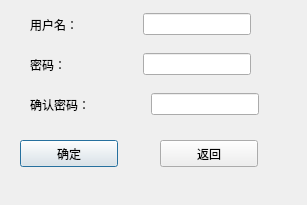
<?xml version="1.0" encoding="UTF-8"?>
<ui version="4.0">
 <class>resgister</class>
 <widget class="QDialog" name="resgister">
  <property name="geometry">
   <rect>
    <x>0</x>
    <y>0</y>
    <width>307</width>
    <height>205</height>
   </rect>
  </property>
  <property name="windowTitle">
   <string>用户注册</string>
  </property>
  <widget class="QWidget" name="layoutWidget">
   <property name="geometry">
    <rect>
     <x>30</x>
     <y>50</y>
     <width>221</width>
     <height>29</height>
    </rect>
   </property>
   <layout class="QHBoxLayout" name="horizontalLayout_2">
    <item>
     <widget class="QLabel" name="label_2">
      <property name="text">
       <string>密码：</string>
      </property>
     </widget>
    </item>
    <item>
     <widget class="QLineEdit" name="led_pwd">
      <property name="sizePolicy">
       <sizepolicy hsizetype="Fixed" vsizetype="Fixed">
        <horstretch>0</horstretch>
        <verstretch>0</verstretch>
       </sizepolicy>
      </property>
     </widget>
    </item>
   </layout>
  </widget>
  <widget class="QWidget" name="layoutWidget_2">
   <property name="geometry">
    <rect>
     <x>30</x>
     <y>90</y>
     <width>229</width>
     <height>29</height>
    </rect>
   </property>
   <layout class="QHBoxLayout" name="horizontalLayout_3">
    <item>
     <widget class="QLabel" name="label_3">
      <property name="text">
       <string>确认密码：</string>
      </property>
     </widget>
    </item>
    <item>
     <widget class="QLineEdit" name="led_repwd">
      <property name="sizePolicy">
       <sizepolicy hsizetype="Fixed" vsizetype="Fixed">
        <horstretch>0</horstretch>
        <verstretch>0</verstretch>
       </sizepolicy>
      </property>
     </widget>
    </item>
   </layout>
  </widget>
  <widget class="QPushButton" name="pushButton">
   <property name="geometry">
    <rect>
     <x>20</x>
     <y>140</y>
     <width>98</width>
     <height>27</height>
    </rect>
   </property>
   <property name="text">
    <string>确定</string>
   </property>
  </widget>
  <widget class="QPushButton" name="pushButton_2">
   <property name="geometry">
    <rect>
     <x>160</x>
     <y>140</y>
     <width>98</width>
     <height>27</height>
    </rect>
   </property>
   <property name="text">
    <string>返回</string>
   </property>
  </widget>
  <widget class="QLabel" name="icon_name">
   <property name="geometry">
    <rect>
     <x>260</x>
     <y>20</y>
     <width>21</width>
     <height>17</height>
    </rect>
   </property>
   <property name="styleSheet">
    <string notr="true"/>
   </property>
   <property name="text">
    <string/>
   </property>
  </widget>
  <widget class="QLabel" name="icon_pwd">
   <property name="geometry">
    <rect>
     <x>260</x>
     <y>60</y>
     <width>21</width>
     <height>17</height>
    </rect>
   </property>
   <property name="styleSheet">
    <string notr="true"/>
   </property>
   <property name="text">
    <string/>
   </property>
  </widget>
  <widget class="QLabel" name="icon_repwd">
   <property name="geometry">
    <rect>
     <x>260</x>
     <y>100</y>
     <width>21</width>
     <height>17</height>
    </rect>
   </property>
   <property name="styleSheet">
    <string notr="true"/>
   </property>
   <property name="text">
    <string/>
   </property>
  </widget>
  <widget class="QWidget" name="">
   <property name="geometry">
    <rect>
     <x>30</x>
     <y>10</y>
     <width>221</width>
     <height>29</height>
    </rect>
   </property>
   <layout class="QHBoxLayout" name="horizontalLayout">
    <item>
     <widget class="QLabel" name="label">
      <property name="text">
       <string>用户名：</string>
      </property>
     </widget>
    </item>
    <item>
     <widget class="QLineEdit" name="led_name">
      <property name="sizePolicy">
       <sizepolicy hsizetype="Fixed" vsizetype="Fixed">
        <horstretch>0</horstretch>
        <verstretch>0</verstretch>
       </sizepolicy>
      </property>
     </widget>
    </item>
   </layout>
  </widget>
 </widget>
 <resources/>
 <connections/>
</ui>
